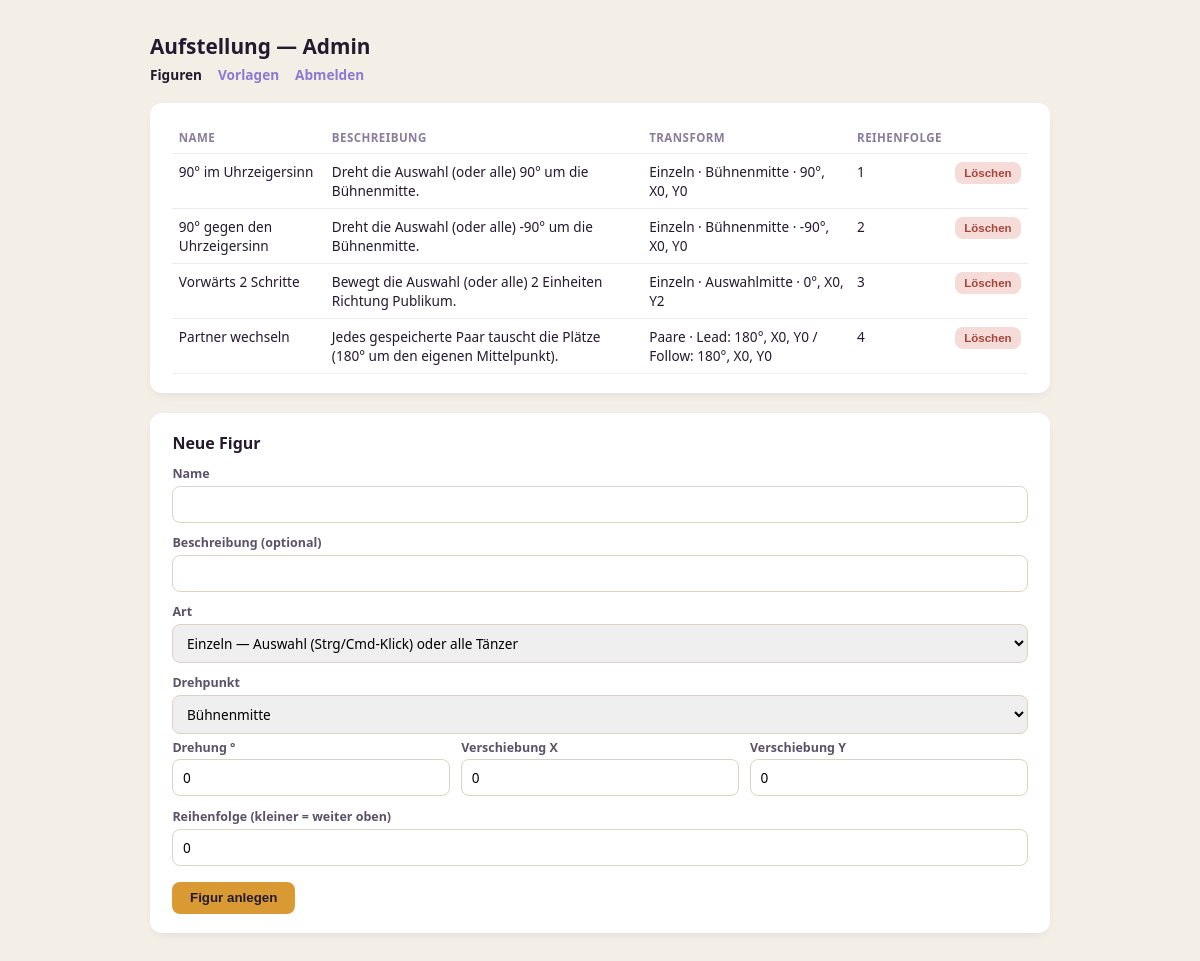
The page /admin/index.php (signed in) on the database its author committed.
### tables this page shows
CREATE TABLE IF NOT EXISTS figures (
  id              VARCHAR(32)   NOT NULL PRIMARY KEY,
  name            VARCHAR(120)  NOT NULL,
  description     VARCHAR(255)  NULL,
  transform_json  JSON          NOT NULL,
  sort_order      INT           NOT NULL DEFAULT 0
);

### api/lib/db.php (called while the page is built, shortened)
<?php
function db(): PDO {
    static $pdo = null;
    $driver = env_get('DB_DRIVER', 'mysql');
    $opts = [
        PDO::ATTR_ERRMODE => PDO::ERRMODE_EXCEPTION,
        PDO::ATTR_DEFAULT_FETCH_MODE => PDO::FETCH_ASSOC,
        PDO::ATTR_EMULATE_PREPARES => false,
    ];
    if ($driver === 'sqlite') {
        $path = env_get('DB_SQLITE_PATH', __DIR__ . '/../../data/aufstellung.sqlite');
        $dir = dirname($path);
        if (!is_dir($dir)) mkdir($dir, 0770, true);
        $pdo = new PDO('sqlite:' . $path, null, null, $opts);
        $pdo->exec('PRAGMA foreign_keys = ON');
    } else {
        $host = env_get('DB_HOST', 'localhost');
        $name = env_get('DB_NAME', '');
        $user = env_get('DB_USER', '');
        $pass = env_get('DB_PASS', '');
        $dsn = "mysql:host={$host};dbname={$name};charset=utf8mb4";
        $pdo = new PDO($dsn, $user, $pass, $opts);
    }
    return $pdo;
}

### admin/index.php (the view, shortened to what this page needs)
<?php
require_once __DIR__ . '/../api/lib/db.php';
$rows = [];
try {
    $rows = db()->query('SELECT id, name, description, transform_json, sort_order FROM figures ORDER BY sort_order ASC, name ASC')->fetchAll();
} catch (Throwable $e) {
    error_log($e->getMessage());
    $dbError = 'Datenbank nicht erreichbar oder Tabelle "figures" fehlt — wurde schema.sql schon gegen die echte Datenbank ausgeführt?';
}
function h($s) { return htmlspecialchars((string)$s, ENT_QUOTES, 'UTF-8'); }
function describe_transform(string $json): string {
    $t = json_decode($json, true);
    $fmt = function ($n) { return (is_numeric($n) ? rtrim(rtrim(number_format((float)$n, 2), '0'), '.') : '0'); };
    if (($t['mode'] ?? '') === 'couples') {
        $a = $t['partnerA'] ?? [];
        $b = $t['partnerB'] ?? [];
        return 'Paare · Lead: ' . $fmt($a['rotateDeg'] ?? 0) . '°, X' . $fmt($a['translateX'] ?? 0) . ', Y' . $fmt($a['translateY'] ?? 0)
             . ' / Follow: ' . $fmt($b['rotateDeg'] ?? 0) . '°, X' . $fmt($b['translateX'] ?? 0) . ', Y' . $fmt($b['translateY'] ?? 0);
    }
    $pivotLabel = ($t['pivot'] ?? 'stage-center') === 'selection-centroid' ? 'Auswahlmitte' : 'Bühnenmitte';
    return 'Einzeln · ' . $pivotLabel . ' · ' . $fmt($t['rotateDeg'] ?? 0) . '°, X' . $fmt($t['translateX'] ?? 0) . ', Y' . $fmt($t['translateY'] ?? 0);
}
?>
<!doctype html>
<html lang="de">
<head>
</head>
<body>
<div class="wrap">
  <h1>Aufstellung — Admin</h1>
  <nav><a class="current" href="index.php">Figuren</a><a href="layouts.php">Vorlagen</a><a href="logout.php">Abmelden</a></nav>
  <div class="card">
    <table>
      <thead><tr><th>Name</th><th>Beschreibung</th><th>Transform</th><th>Reihenfolge</th><th></th></tr></thead>
      <tbody>
      <?php foreach ($rows as $row): ?>
        <tr>
          <td><?= h($row['name']) ?></td>
          <td><?= h($row['description']) ?></td>
          <td><?= h(describe_transform($row['transform_json'])) ?></td>
          <td><?= h($row['sort_order']) ?></td>
          <td>
            <form method="post" onsubmit="return confirm('Figur wirklich löschen?');">
              <button type="submit" class="del-btn">Löschen</button>
            </form>
          </td>
        </tr>
      <?php endforeach; ?>
      </tbody>
    </table>
  </div>
  <div class="card">
    <strong>Neue Figur</strong>
    <form method="post">
      <label for="name">Name</label>
      <input type="text" id="name" name="name" required maxlength="120">
      <label for="description">Beschreibung (optional)</label>
      <input type="text" id="description" name="description" maxlength="255">
      <label for="mode">Art</label>
      <select name="mode" id="mode">
        <option value="solo">Einzeln — Auswahl (Strg/Cmd-Klick) oder alle Tänzer</option>
      </select>
      <div id="soloFields">
        <label for="pivot">Drehpunkt</label>
        <select name="pivot" id="pivot">
          <option value="stage-center">Bühnenmitte</option>
        </select>
        <div class="triplet">
          <div><label for="rotateDeg">Drehung °</label><input type="number" id="rotateDeg" name="rotateDeg" value="0" step="1"></div>
          <div><label for="translateX">Verschiebung X</label><input type="number" id="translateX" name="translateX" value="0" step="0.5"></div>
          <div><label for="translateY">Verschiebung Y</label><input type="number" id="translateY" name="translateY" value="0" step="0.5"></div>
        </div>
      </div>
      <label for="sort_order">Reihenfolge (kleiner = weiter oben)</label>
      <input type="number" id="sort_order" name="sort_order" value="0">
      <button type="submit">Figur anlegen</button>
    </form>
  </div>
</div>
</body>
</html>

### admin/index.php (style rules this page uses)
body { font-family:system-ui,sans-serif;background:#f4efe6;color:#241a30;margin:0;padding:2rem; }
.wrap { max-width:900px;margin:0 auto; }
h1 { font-size:1.3rem;margin:0 0 .3rem; }
nav { margin-bottom:1.2rem;font-size:.85rem; }
nav a { color:#8d79d1;text-decoration:none;font-weight:600;margin-right:1rem; }
nav a.current { color:#241a30; }
.card { background:#fff;border-radius:12px;padding:1.2rem 1.4rem;margin-bottom:1.2rem;box-shadow:0 4px 14px -8px rgba(0,0,0,.2); }
table { width:100%;border-collapse:collapse;font-size:.85rem; }
th,td { text-align:left;padding:.5rem .4rem;border-bottom:1px solid #eee;vertical-align:top; }
th { color:#8a7c9c;font-size:.72rem;text-transform:uppercase;letter-spacing:.04em; }
label { display:block;font-size:.78rem;font-weight:700;margin:.7rem 0 .25rem;color:#5c5268; }
input[type="text"],input[type="number"],select,textarea { width:100%;box-sizing:border-box;padding:.5rem .6rem;border-radius:8px;border:1px solid #ddd3c0;font-size:.85rem;font-family:inherit; }
.triplet { display:flex;gap:.7rem;flex-wrap:wrap; }
.triplet > div { flex:1;min-width:100px; }
.triplet label { margin:.3rem 0 .2rem; }
button { margin-top:1rem;padding:.55rem 1.1rem;border-radius:8px;border:none;background:#d99a34;color:#241a30;font-weight:700;cursor:pointer; }
.del-btn { margin:0;padding:.3rem .6rem;font-size:.72rem;background:#f6dcd8;color:#a5443a; }

### rows shown on the page
figures: name "90° im Uhrzeigersinn", description "Dreht die Auswahl (oder alle) 90° um die Bühnenmitte.", transform_json "Einzeln · Bühnenmitte · 90°, X0, Y0", sort_order "1"
figures: name "90° gegen den Uhrzeigersinn", description "Dreht die Auswahl (oder alle) -90° um die Bühnenmitte.", transform_json "Einzeln · Bühnenmitte · -90°, X0, Y0", sort_order "2"
figures: name "Vorwärts 2 Schritte", description "Bewegt die Auswahl (oder alle) 2 Einheiten Richtung Publikum.", transform_json "Einzeln · Auswahlmitte · 0°, X0, Y2", sort_order "3"
figures: name "Partner wechseln", description "Jedes gespeicherte Paar tauscht die Plätze (180° um den eigenen Mittelpunkt).", transform_json "Paare · Lead: 180°, X0, Y0 / Follow: 180°, X0, Y0", sort_order "4"
